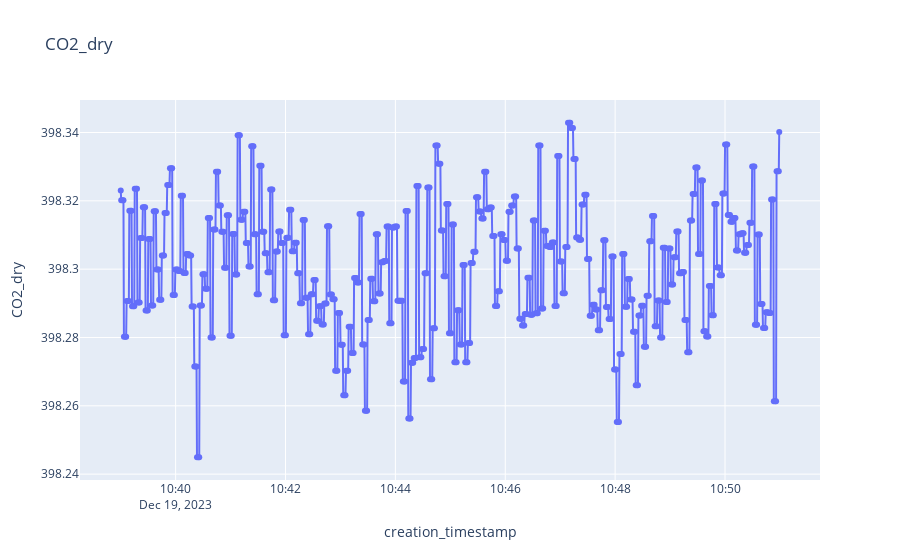
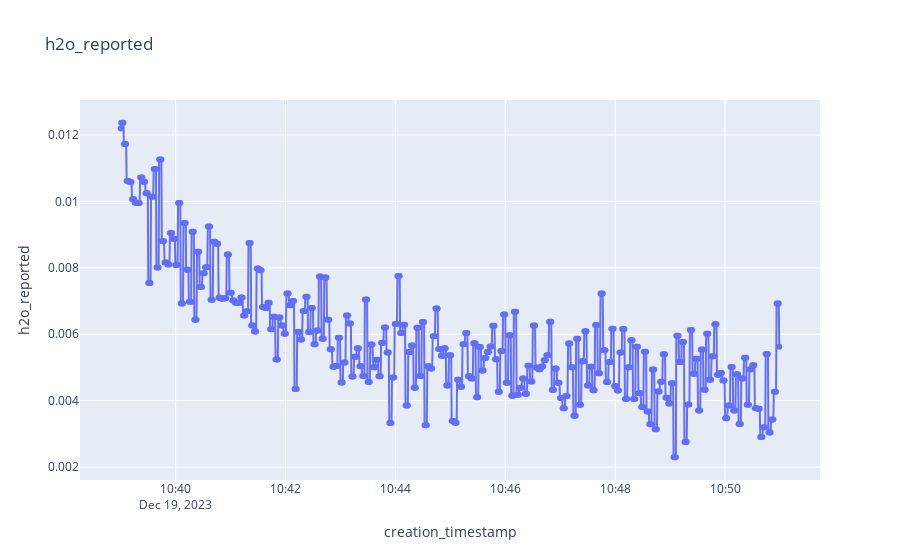

The cell these charts' notebook holds for them, in order:
### Markdown cell above
# Bottles on 19.12.2023

### Code cell
# bottle 36

# PICARRO
start_date = datetime(2023, 12, 19, 10, 39, 0).replace(tzinfo=timezone.utc)
end_date = datetime(2023, 12, 19, 10, 51, 0).replace(tzinfo=timezone.utc)

df_p_bottle = df_p.select(pl.col("datetime").dt.cast_time_unit("us").dt.replace_time_zone("UTC").alias("creation_timestamp"),
            pl.col("CO2_dry"),
            pl.col("h2o_reported")) \
    .sort("creation_timestamp") \
    .filter(pl.col("creation_timestamp").is_between(start_date, end_date))


data = df_p_bottle.select(pl.col("CO2_dry")).collect().to_series().to_list()
data_cut = data[int(len(data)*0.3):int(len(data)*0.95)]

avg = average_bottle(data_cut) * picarro_slope + picarro_intercept

print(f"Picarro Average: {avg}")

# Plots
plot_sensor_measurement(df_p_bottle.collect(), col_name="CO2_dry")
plot_sensor_measurement(df_p_bottle.collect(), col_name="h2o_reported")

### Figure 1 — Plotly figure (JSON) as saved in the notebook; plotly's stock layout.template omitted (floating-point values rounded to 4 significant figures; data arrays with more than 128 entries replaced by an {"elided": "..."} marker saying what was removed)
{"data": [{"hovertemplate": "creation_timestamp=%{x}<br>CO2_dry=%{y}<extra></extra>", "legendgroup": "", "line": {"color": "#636efa", "dash": "solid"}, "marker": {"symbol": "circle"}, "mode": "markers+lines", "name": "", "orientation": "v", "showlegend": false, "type": "scatter", "x": {"elided": "731 str values"}, "xaxis": "x", "y": {"elided": "731 float values"}, "yaxis": "y"}], "layout": {"legend": {"tracegroupgap": 0}, "title": {"text": "CO2_dry"}, "xaxis": {"anchor": "y", "domain": [0, 1], "title": {"text": "creation_timestamp"}}, "yaxis": {"anchor": "x", "domain": [0, 1], "title": {"text": "CO2_dry"}}}}

### Figure 2 — Plotly figure (JSON) as saved in the notebook; plotly's stock layout.template omitted (floating-point values rounded to 4 significant figures; data arrays with more than 128 entries replaced by an {"elided": "..."} marker saying what was removed)
{"data": [{"hovertemplate": "creation_timestamp=%{x}<br>h2o_reported=%{y}<extra></extra>", "legendgroup": "", "line": {"color": "#636efa", "dash": "solid"}, "marker": {"symbol": "circle"}, "mode": "markers+lines", "name": "", "orientation": "v", "showlegend": false, "type": "scatter", "x": {"elided": "731 str values"}, "xaxis": "x", "y": {"elided": "731 float values"}, "yaxis": "y"}], "layout": {"legend": {"tracegroupgap": 0}, "title": {"text": "h2o_reported"}, "xaxis": {"anchor": "y", "domain": [0, 1], "title": {"text": "creation_timestamp"}}, "yaxis": {"anchor": "x", "domain": [0, 1], "title": {"text": "h2o_reported"}}}}
